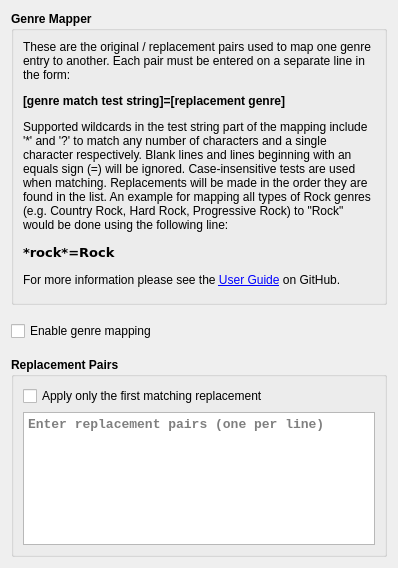
<?xml version="1.0" encoding="UTF-8"?>
<ui version="4.0">
 <class>GenreMapperOptionsPage</class>
 <widget class="QWidget" name="GenreMapperOptionsPage">
  <property name="geometry">
   <rect>
    <x>0</x>
    <y>0</y>
    <width>398</width>
    <height>568</height>
   </rect>
  </property>
  <property name="sizePolicy">
   <sizepolicy hsizetype="Preferred" vsizetype="Preferred">
    <horstretch>0</horstretch>
    <verstretch>0</verstretch>
   </sizepolicy>
  </property>
  <layout class="QVBoxLayout">
   <property name="spacing">
    <number>16</number>
   </property>
   <item>
    <layout class="QVBoxLayout" name="verticalLayout_4">
     <item>
      <widget class="QGroupBox" name="gm_description">
       <property name="sizePolicy">
        <sizepolicy hsizetype="Preferred" vsizetype="Minimum">
         <horstretch>0</horstretch>
         <verstretch>0</verstretch>
        </sizepolicy>
       </property>
       <property name="minimumSize">
        <size>
         <width>0</width>
         <height>50</height>
        </size>
       </property>
       <property name="font">
        <font>
         <weight>75</weight>
         <bold>true</bold>
        </font>
       </property>
       <property name="title">
        <string>Genre Mapper</string>
       </property>
       <layout class="QVBoxLayout" name="verticalLayout">
        <property name="leftMargin">
         <number>9</number>
        </property>
        <property name="topMargin">
         <number>9</number>
        </property>
        <property name="rightMargin">
         <number>9</number>
        </property>
        <property name="bottomMargin">
         <number>1</number>
        </property>
        <item>
         <widget class="QLabel" name="format_description">
          <property name="sizePolicy">
           <sizepolicy hsizetype="Preferred" vsizetype="Minimum">
            <horstretch>0</horstretch>
            <verstretch>0</verstretch>
           </sizepolicy>
          </property>
          <property name="font">
           <font>
            <weight>50</weight>
            <bold>false</bold>
           </font>
          </property>
          <property name="text">
           <string>&lt;html&gt;&lt;head/&gt;&lt;body&gt;&lt;p&gt;These are the original / replacement pairs used to map one genre entry to another. Each pair must be entered on a separate line in the form:&lt;/p&gt;&lt;p&gt;&lt;span style=&quot; font-weight:600;&quot;&gt;[genre match test string]=[replacement genre]&lt;/span&gt;&lt;/p&gt;&lt;p&gt;Supported wildcards in the test string part of the mapping include '*' and '?' to match any number of characters and a single character respectively.  Blank lines and lines beginning with an equals sign (=) will be ignored. Case-insensitive tests are used when matching. Replacements will be made in the order they are found in the list. An example for mapping all types of Rock genres (e.g. Country Rock, Hard Rock, Progressive Rock) to &amp;quot;Rock&amp;quot; would be done using the following line:&lt;/p&gt;&lt;pre style=&quot; margin-top:12px; margin-bottom:12px; margin-left:0px; margin-right:0px; -qt-block-indent:0; text-indent:0px;&quot;&gt;&lt;span style=&quot; font-family:'Courier New'; font-size:10pt; font-weight:600;&quot;&gt;*rock*=Rock&lt;/span&gt;&lt;/pre&gt;&lt;p&gt;For more information please see the &lt;a href=&quot;https://github.com/rdswift/picard-plugins/blob/2.0_RDS_Plugins/plugins/genre_mapper/docs/README.md&quot;&gt;&lt;span style=&quot; text-decoration: underline; color:#0000ff;&quot;&gt;User Guide&lt;/span&gt;&lt;/a&gt; on GitHub.&lt;br/&gt;&lt;/p&gt;&lt;/body&gt;&lt;/html&gt;</string>
          </property>
          <property name="alignment">
           <set>Qt::AlignLeading|Qt::AlignLeft|Qt::AlignTop</set>
          </property>
          <property name="wordWrap">
           <bool>true</bool>
          </property>
         </widget>
        </item>
       </layout>
      </widget>
     </item>
     <item>
      <widget class="QCheckBox" name="cb_enable_genre_mapping">
       <property name="text">
        <string>Enable genre mapping</string>
       </property>
      </widget>
     </item>
     <item>
      <widget class="QGroupBox" name="gm_replacement_pairs">
       <property name="enabled">
        <bool>true</bool>
       </property>
       <property name="sizePolicy">
        <sizepolicy hsizetype="Preferred" vsizetype="MinimumExpanding">
         <horstretch>0</horstretch>
         <verstretch>0</verstretch>
        </sizepolicy>
       </property>
       <property name="minimumSize">
        <size>
         <width>0</width>
         <height>50</height>
        </size>
       </property>
       <property name="font">
        <font>
         <weight>75</weight>
         <bold>true</bold>
        </font>
       </property>
       <property name="title">
        <string>Replacement Pairs</string>
       </property>
       <layout class="QVBoxLayout" name="verticalLayout_3">
        <item>
         <widget class="QCheckBox" name="genre_mapper_first_match_only">
          <property name="font">
           <font>
            <weight>50</weight>
            <bold>false</bold>
           </font>
          </property>
          <property name="text">
           <string>Apply only the first matching replacement</string>
          </property>
          <property name="checked">
           <bool>false</bool>
          </property>
         </widget>
        </item>
        <item>
         <widget class="QPlainTextEdit" name="genre_mapper_replacement_pairs">
          <property name="sizePolicy">
           <sizepolicy hsizetype="Preferred" vsizetype="Minimum">
            <horstretch>0</horstretch>
            <verstretch>0</verstretch>
           </sizepolicy>
          </property>
          <property name="minimumSize">
           <size>
            <width>0</width>
            <height>50</height>
           </size>
          </property>
          <property name="font">
           <font>
            <family>Courier New</family>
            <pointsize>10</pointsize>
           </font>
          </property>
          <property name="placeholderText">
           <string>Enter replacement pairs (one per line)</string>
          </property>
         </widget>
        </item>
       </layout>
      </widget>
     </item>
    </layout>
   </item>
  </layout>
 </widget>
 <resources/>
 <connections/>
</ui>
